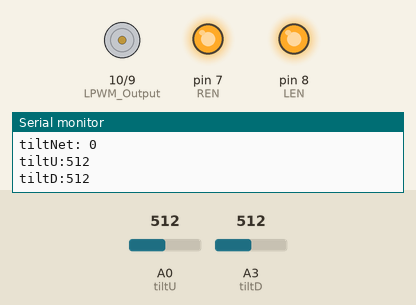
Simulated run of this sketch. Board: Arduino Uno, built with avr-gcc and run on an emulated ATmega328P. Shown: motor-driver pin pairs drawn as motors (green arrow = first pin HIGH = forward, orange = second pin HIGH = backward, longer = more drive), output pins drawn as LEDs (lit = HIGH), the last lines printed to the serial monitor. Inputs (shaded band) come from the test bench; at power-on: A0 (tiltU) = 512, A3 (tiltD) = 512.

Above: at 1.2 s.
1.3 s: A0 (tiltU) set to 646
2.8 s: A0 (tiltU) set to 669
At 5.7 s:
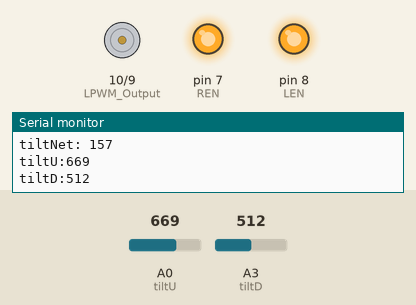
5.8 s: A3 (tiltD) set to 529
At 6.6 s:
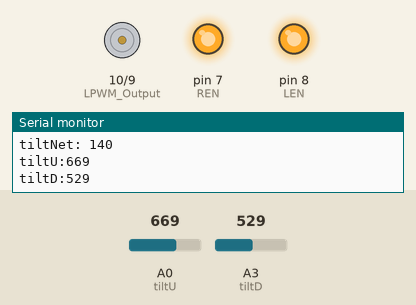
7.3 s: A3 (tiltD) set to 762
8.8 s: A3 (tiltD) set to 777
At 11.7 s:
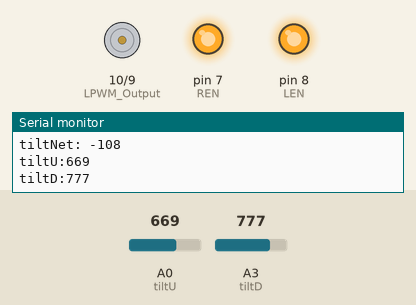
11.8 s: A3 (tiltD) set to 716
At 12.5 s:
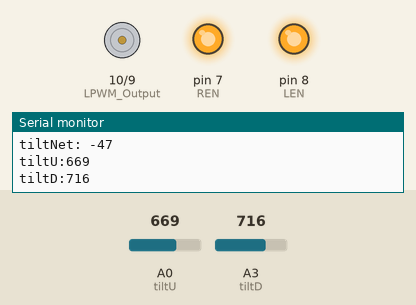
Timing chart, 0 to 14.3 s (numbered marks = the images above; inputs shaded):
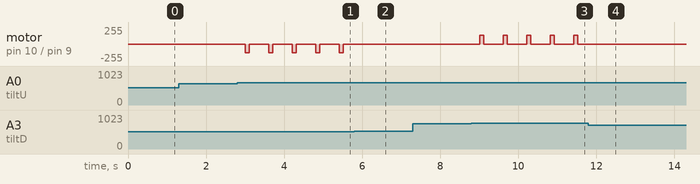

The sketch:

Sensing_version_1.ino
```cpp
#include <Servo.h>
#include <math.h>

// Servo object for rotation
// Servo servoRot;

 // Photoresistor analog input pins
int tiltU = A0; // Photoresistor for tilt (up)
int tiltD = A3; // Photoresistor for tilt (down)
// int rotE = A1;  // Photoresistor for rotation (east)
// int rotW = A2;  // Photoresistor for rotation (west)

// Motor control pins for the tilt mechanism
int RPWM_Output = 9; // Arduino PWM output pin 5; connect to IBT-2 pin 1 (RPWM)
int LPWM_Output = 10; // Arduino PWM output pin 6; connect to IBT-2 pin 2 (LPWM)
int REN = 7;
int LEN = 8;

// Core variables
int tiltNet = 0; // Difference in light detected for tilt control
// int rotNet = 0;  // Difference in light detected for rotation control
// int rotAngle = 0; // Current angle for rotation servo
// int sensitivity = 250; // Sensitivity threshold

void setup() {
  // Attach the rotation servo to pin 3


  // Set motor control pins as outputs
  pinMode(RPWM_Output, OUTPUT);
  pinMode(LPWM_Output, OUTPUT);
  pinMode(REN, OUTPUT);
  pinMode(LEN, OUTPUT);

  digitalWrite(REN, HIGH); // Enable the driver
  digitalWrite(LEN, HIGH); // Enable the driver

  // servoRot.attach(3);
  // Initialize serial communication for debugging
  Serial.begin(9600);
}

void loop() {
  // Prioritize tilt adjustment first
  tiltNet = analogRead(tiltU) - analogRead(tiltD);
  if (tiltNet > 150) {
    analogWrite(LPWM_Output, 0);
    analogWrite(RPWM_Output, 128);
    delay(100);
    analogWrite(RPWM_Output, 0);
  } else if (tiltNet < -100) {
    analogWrite(RPWM_Output, 0);
    analogWrite(LPWM_Output, 128);
    delay(100);
    analogWrite(LPWM_Output, 0);
  }

  // Then handle rotation adjustment
  // rotNet = analogRead(rotW) - analogRead(rotE);
  // if (rotNet > 100 && rotAngle < 100) {
  //   rotAngle += 5;
  // } else if (rotNet < -100 && rotAngle > 0) {
  //   rotAngle -= 5;
  // }
  // // delay(300);
  // servoRot.write(rotAngle);

  // Debugging output
  Serial.print("tiltNet: ");
  Serial.println(tiltNet);
  // Serial.print("rotNet: ");
  // Serial.println(rotNet);
  // Serial.print("rotAngle:");
  // Serial.println(rotAngle);
  Serial.print("tiltU:");
  Serial.println(analogRead(tiltU));
  Serial.print("tiltD:");
  Serial.println(analogRead(tiltD));
  // Serial.print("rotE:");
  // Serial.println(analogRead(rotE));
  // Serial.print("rotW:");
  // Serial.println(analogRead(rotW));
  Serial.println();

  delay(500);
}


// double scale(double angle) {
//   return angle * 130 / 180;
// }
```

Measured:
- the behaviour switches between 662 and 663 on A0 (tiltU) (found by bisection; images 0 and 1)
- the behaviour switches between 518 and 519 on A3 (tiltD) (found by bisection; images 1 and 2)
- the behaviour switches between 769 and 770 on A3 (tiltD) (found by bisection; images 2 and 3)
- after the input at 2.8 s, motor on pin 10 (LPWM_Output) / pin 9 (RPWM_Output): alternates backward 128/255 for 0.10 s and stopped for 0.50 s, starting after 0.21 s
- after the input at 5.8 s, motor on pin 10 (LPWM_Output) / pin 9 (RPWM_Output): stops changing and stays stopped
- after the input at 8.8 s, motor on pin 10 (LPWM_Output) / pin 9 (RPWM_Output): alternates forward 128/255 for 0.10 s and stopped for 0.50 s, starting after 0.22 s
- after the input at 11.8 s, motor on pin 10 (LPWM_Output) / pin 9 (RPWM_Output): stops changing and stays stopped
